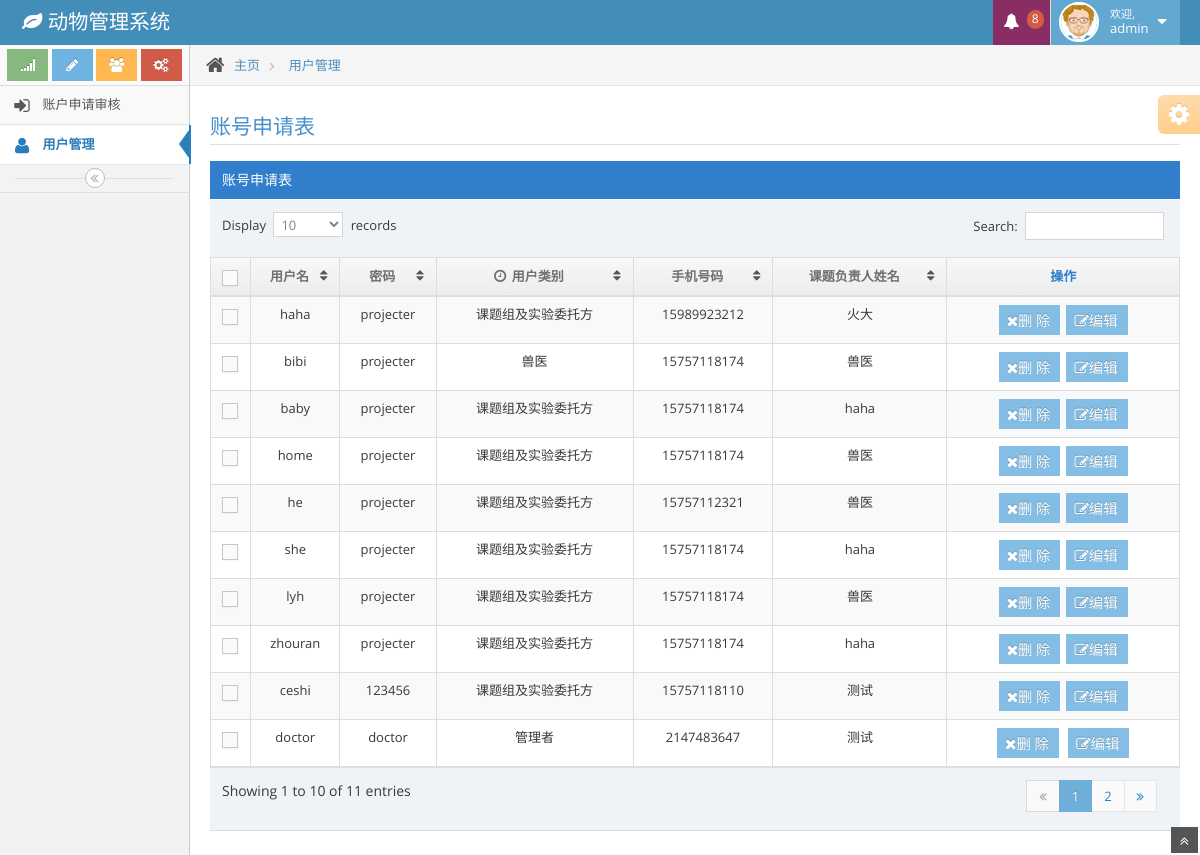
The page /admin/account.php (signed in) on the database its author committed.
### tables this page shows
CREATE TABLE IF NOT EXISTS `projector` (
  `id` int(11) NOT NULL AUTO_INCREMENT,
  `username` varchar(30) NOT NULL COMMENT '用户名',
  `password` varchar(32) NOT NULL COMMENT '密码',
  `email` varchar(30) NOT NULL COMMENT '邮箱',
  `status` tinyint(1) NOT NULL DEFAULT '0' COMMENT '状态,0-未激活,1-已激活',
  `usertype` varchar(30) NOT NULL COMMENT '用户类型，1-科研人员，2-兽医，3-工作人员，4-管理者',
  `projectername` varchar(30) NOT NULL COMMENT '课题组负责人姓名',
  `applyer` varchar(30) NOT NULL COMMENT '申请人姓名',
  `phone` int(22) NOT NULL COMMENT '联系电话',
  `mobilephone` varchar(11) NOT NULL COMMENT '联系手机',
  `QQ` int(22) NOT NULL COMMENT 'QQ',
  `regtime` timestamp NOT NULL DEFAULT CURRENT_TIMESTAMP ON UPDATE CURRENT_TIMESTAMP COMMENT '注册时间',
  PRIMARY KEY (`id`)
);

CREATE TABLE IF NOT EXISTS `doctor` (
  `id` int(11) NOT NULL AUTO_INCREMENT,
  `username` varchar(30) NOT NULL COMMENT '用户名',
  `password` varchar(32) NOT NULL COMMENT '密码',
  `email` varchar(30) NOT NULL COMMENT '邮箱',
  `status` tinyint(1) NOT NULL DEFAULT '0' COMMENT '状态,0-未激活,1-已激活',
  `usertype` varchar(30) NOT NULL COMMENT '用户类型，1-课题组及实验委托方，2-兽医，3-工作人员，4-管理者',
  `projectername` varchar(30) NOT NULL COMMENT '课题组负责人姓名',
  `applyer` varchar(30) NOT NULL COMMENT '申请人姓名',
  `phone` int(22) NOT NULL COMMENT '联系电话',
  `mobilephone` int(22) NOT NULL COMMENT '联系手机',
  `QQ` int(22) NOT NULL COMMENT 'QQ',
  PRIMARY KEY (`id`)
);

### admin/account.php (the view, shortened to what this page needs)
<!DOCTYPE html>
<html lang="en">
<head>
    <link href="../view/assets/css/bootstrap.min.css" rel="stylesheet" />
    <link rel="stylesheet" href="../view/assets/css/font-awesome.min.css" />
    <link rel="stylesheet" href="../view/assets/css/fontFamily.css" />
    <link rel="stylesheet" href="../view/assets/css/ace.min.css" />
    <link rel="stylesheet" href="../view/assets/css/ace-rtl.min.css" />
    <link rel="stylesheet" href="../view/assets/css/ace-skins.min.css" />
</head>
<body>
<div class="navbar navbar-default" id="navbar">
    <div class="navbar-container" id="navbar-container">
        <div class="navbar-header pull-left">
            <a href="account.php" class="navbar-brand">
                <small>
                    <i class="icon-leaf"></i>
                    动物管理系统
                </small>
            </a>
        </div>
        <div class="navbar-header pull-right" role="navigation">
            <ul class="nav ace-nav">
                <li class="purple">
                    <a data-toggle="dropdown" class="dropdown-toggle" href="#">
                        <i class="icon-bell-alt icon-animated-bell"></i>
								<span class="badge badge-important">
                                	<?php
                                    $pdo=new PDO('mysql:host=localhost;dbname=db_pet','root','root');
                                    $sql1="select count(*) from  worker where status='0'";
                                    $sql2="select count(*) from  doctor where status='0'";
                                    $sql3="select count(*) from  projector where status='0'";
                                    $stmt1=$pdo->prepare($sql1);
                                    $stmt2=$pdo->prepare($sql2);
                                    $stmt3=$pdo->prepare($sql3);
                                    $stmt1->execute();
                                    $stmt2->execute();
                                    $stmt3->execute();
                                    $row1=$stmt1->fetch();
                                    $row2=$stmt2->fetch();
                                    $row3=$stmt3->fetch();
                                    echo $row1[0]+$row2[0]+$row3[0];
                                    ?>
                                </span>
                    </a>
                </li>
                <li class="light-blue">
                    <a data-toggle="dropdown" href="#" class="dropdown-toggle">
                        <img class="nav-user-photo" src="../view/assets/avatars/user.jpg" alt="Jason's Photo" />
								<span class="user-info">
									<small>欢迎,</small>
                                    <?php
                                    echo $_SESSION["username"];
                                    ?>
								</span>
                        <i class="icon-caret-down"></i>
                    </a>
                </li>
            </ul>
        </div>
    </div>
</div>
<div class="main-container" id="main-container">
    <div class="main-container-inner">
        <div class="sidebar" id="sidebar">
            <div class="sidebar-shortcuts" id="sidebar-shortcuts">
                <div class="sidebar-shortcuts-large" id="sidebar-shortcuts-large">
                    <button class="btn btn-success">
                        <i class="icon-signal"></i>
                    </button>
                    <button class="btn btn-info">
                        <i class="icon-pencil"></i>
                    </button>
                    <button class="btn btn-warning">
                        <i class="icon-group"></i>
                    </button>
                    <button class="btn btn-danger">
                        <i class="icon-cogs"></i>
                    </button>
                </div>
            </div>
            <ul class="nav nav-list">
                <li >
                    <a href="apply.php">
                        <i class="icon-signin"></i>
                        <span class="menu-text"> 账户申请审核 </span>
                    </a>
                </li>
                <li class="active">
                    <a href="account.php">
                        <i class="icon-user"></i>
                        <span class="menu-text"> 用户管理 </span>
                    </a>
                </li>
            </ul>
            <div class="sidebar-collapse" id="sidebar-collapse">
                <i class="icon-double-angle-left" data-icon1="icon-double-angle-left" data-icon2="icon-double-angle-right"></i>
            </div>
        </div>
        <div class="main-content">
            <div class="breadcrumbs" id="breadcrumbs">
                <ul class="breadcrumb">
                    <li>
                        <i class="icon-home home-icon"></i>
                        <a href="account.php">主页</a>
                    </li>
                    <li class="active">
                        <a href="account.php">用户管理</a>
                    </li>
                </ul>
            </div>
            <div class="page-content">
                <div class="row">
                    <div class="col-xs-12">
                        <div class="row">
                            <div class="col-xs-12">
                                <h3 class="header smaller lighter blue">账号申请表</h3>
                                <div class="table-header">
                                    账号申请表
                                </div>
                                <div class="table-responsive">
                                    <table id="sample-table-2" class="table table-striped table-bordered table-hover">
                                        <thead>
                                        <tr>
                                            <th class="center">
                                                <label>
                                                    <span class="lbl"></span>
                                                </label>
                                            </th>
                                            <th class="center">用户名</th>
                                            <th class="hidden-480 center">密码</th>
                                            <th class="center">
                                                <i class="icon-time bigger-110 hidden-480"></i>
                                                用户类别
                                            </th>
                                            <th class="hidden-480 center">手机号码</th>
                                            <th class="center hidden-480">课题负责人姓名</th>
                                            <th class="  center">操作</th>
                                        </tr>
                                        </thead>
                                        <tbody>
                                        <?php
                                        $pdo=new PDO('mysql:host=localhost;dbname=db_pet','root','root');
                                        $pdo->query("set names utf8");
                                        $sql="select * from projector";
                                        $stmt=$pdo->prepare($sql);
                                        $stmt->execute();
                                        $allrows = $stmt->fetchAll(PDO::FETCH_ASSOC);
                                        foreach($allrows as $row){
                                            $temp=$row['usertype'];
                                            $pwd=base64_decode($row['password']);
                                            if($temp==1){
                                                $usertype="课题组及实验委托方";
                                            }else if($temp==2){
                                                $usertype="兽医";
                                            }else if($temp==3){
                                                $usertype="工作人员";
                                            }else{
                                                $usertype="管理者";
                                            }
                                            echo '<tr>';
                                            echo  '<td class="center">';
                                            echo '<label>';
                                            echo '<span class="lbl"></span>';
                                            echo '</label>';
                                            echo '</td>';
                                            echo '<td class="center">'.$row['username'].'</td>';
                                            echo '<td class="hidden-480 center">'.$pwd.'</td>';
                                            echo '<td class=" center">'.$usertype.'</td>';
                                            echo '<td class="hidden-480 center">'.$row['mobilephone'].'</td>';
                                            echo '<td class=" hidden-480 center">'.$row['projectername'].'</td>';
                                            echo '<td class="center">';
                                            echo '<div class="visible-md visible-lg hidden-sm hidden-xs action-buttons">';
                                            echo '<a  class="btn btn-xs btn-info"  role="button" href="../controller/delete.php?username='.$row['username'].'&tablename=projector" onclick="javascript:return p_del()"><i class="icon-remove bigger-120">删 除</i></a>';
                                            echo '<a  class="btn btn-xs btn-info"  role="button" href="edit.php?username='.$row['username'].'&tablename=projector" ><i class="icon-edit bigger-120">编辑</i></a>';
                                            echo '</div>';
                                            echo '</td>';
                                            echo '</tr>';
                                        }
                                        ?>
                                        <?php
                                        $pdo2=new PDO('mysql:host=localhost;dbname=db_pet','root','root');
                                        $pdo2->query("set names utf8");
                                        $sql2="select * from doctor";
                                        $stmt2=$pdo2->prepare($sql2);
                                        $stmt2->execute();
                                        $allrows2= $stmt2->fetchAll(PDO::FETCH_ASSOC);
                                        foreach($allrows2 as $row2):
                                            ?>
                                            <tr><td class="center">
                                                    <label>
                                                        <span class="lbl"></span>
                                                    </label>
                                                </td>
                                                <td class="center"><?php echo $row2['username']; ?></td>
                                                <td class="hidden-480 center"><?php  echo base64_decode($row2["password"]); ?></td>
                                                <td class=" center"><?php
                                                    $temp=$row2['usertype'];
                                                    if($temp==1){
                                                        $usertype="课题组及实验委托方";
                                                    }else if($temp==2){
                                                        $usertype="兽医";
                                                    }else if($temp==3){
                                                        $usertype="工作人员";
                                                    }else{
                                                        $usertype="管理者";
                                                    }
                                                    echo $usertype;
                                                    ?></td>
                                                <td class="center hidden-480"><?php echo  $row2['mobilephone']; ?></td>
                                                <td class="center hidden-480"><?php echo $row['projectername']; ?></td>
                                                <td class="center">
                                                    <div class="visible-md visible-lg hidden-sm hidden-xs action-buttons">
                                                        <a  class="btn btn-xs btn-info"  role="button" href="../controller/delete.php?username=<?php echo $row2['username']; ?>&tablename=doctor" onclick="javascript:return p_del()"><i class="icon-remove bigger-120">删 除</i></a>
                                                        <a  class="btn btn-xs btn-info"  role="button" href="edit.php?username=<?php echo $row2['username']; ?>&tablename=doctor" ><i class="icon-edit bigger-120">编辑</i></a>
                                                    </div>
                                                </td>
                                            </tr>
                                            <?php
                                        endforeach;
                                        ?>
                                        </tbody>
                                    </table>
                                </div>
                            </div>
                        </div>
                    </div>
                </div>
            </div>
        </div>
        <div class="ace-settings-container" id="ace-settings-container">
            <div class="btn btn-app btn-xs btn-warning ace-settings-btn" id="ace-settings-btn">
                <i class="icon-cog bigger-150"></i>
            </div>
        </div>
    </div>
    <a href="#" id="btn-scroll-up" class="btn-scroll-up btn btn-sm btn-inverse">
        <i class="icon-double-angle-up icon-only bigger-110"></i>
    </a>
</div>
</body>
</html>

### rows shown on the page
projector: username "haha", password "projecter", usertype "课题组及实验委托方", mobilephone "15989923212", projectername "火大"
projector: username "bibi", password "projecter", usertype "兽医", mobilephone "15757118174", projectername "兽医"
projector: username "baby", password "projecter", usertype "课题组及实验委托方", mobilephone "15757118174", projectername "haha"
projector: username "home", password "projecter", usertype "课题组及实验委托方", mobilephone "15757118174", projectername "兽医"
projector: username "he", password "projecter", usertype "课题组及实验委托方", mobilephone "15757112321", projectername "兽医"
projector: username "she", password "projecter", usertype "课题组及实验委托方", mobilephone "15757118174", projectername "haha"
projector: username "lyh", password "projecter", usertype "课题组及实验委托方", mobilephone "15757118174", projectername "兽医"
projector: username "zhouran", password "projecter", usertype "课题组及实验委托方", mobilephone "15757118174", projectername "haha"
projector: username "ceshi", password "123456", usertype "课题组及实验委托方", mobilephone "15757118110", projectername "测试"
doctor: username "doctor", password "doctor", usertype "管理者", mobilephone "2147483647"

### other values the page prints
$row1[0]+$row2[0]+$row3[0] "8"
$_SESSION["username"] "admin"
